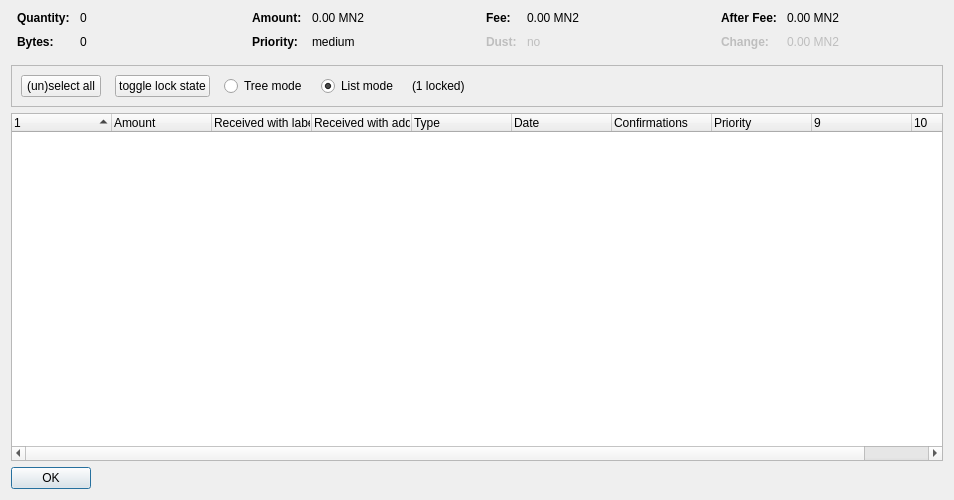
<?xml version="1.0" encoding="UTF-8"?>
<ui version="4.0">
 <class>CoinControlDialog</class>
 <widget class="QDialog" name="CoinControlDialog">
  <property name="geometry">
   <rect>
    <x>0</x>
    <y>0</y>
    <width>954</width>
    <height>500</height>
   </rect>
  </property>
  <property name="windowTitle">
   <string>Coin Selection</string>
  </property>
  <layout class="QVBoxLayout" name="verticalLayout">
   <item>
    <layout class="QHBoxLayout" name="horizontalLayoutTop" stretch="0,0,0,0">
     <property name="topMargin">
      <number>0</number>
     </property>
     <property name="bottomMargin">
      <number>10</number>
     </property>
     <item>
      <layout class="QFormLayout" name="formLayoutCoinControl1">
       <property name="horizontalSpacing">
        <number>10</number>
       </property>
       <property name="verticalSpacing">
        <number>10</number>
       </property>
       <property name="leftMargin">
        <number>6</number>
       </property>
       <property name="rightMargin">
        <number>6</number>
       </property>
       <item row="0" column="0">
        <widget class="QLabel" name="labelCoinControlQuantityText">
         <property name="font">
          <font>
           <weight>75</weight>
           <bold>true</bold>
          </font>
         </property>
         <property name="text">
          <string>Quantity:</string>
         </property>
        </widget>
       </item>
       <item row="0" column="1">
        <widget class="QLabel" name="labelCoinControlQuantity">
         <property name="cursor">
          <cursorShape>IBeamCursor</cursorShape>
         </property>
         <property name="contextMenuPolicy">
          <enum>Qt::ActionsContextMenu</enum>
         </property>
         <property name="text">
          <string notr="true">0</string>
         </property>
         <property name="textInteractionFlags">
          <set>Qt::LinksAccessibleByMouse|Qt::TextSelectableByKeyboard|Qt::TextSelectableByMouse</set>
         </property>
        </widget>
       </item>
       <item row="1" column="0">
        <widget class="QLabel" name="labelCoinControlBytesText">
         <property name="font">
          <font>
           <weight>75</weight>
           <bold>true</bold>
          </font>
         </property>
         <property name="text">
          <string>Bytes:</string>
         </property>
        </widget>
       </item>
       <item row="1" column="1">
        <widget class="QLabel" name="labelCoinControlBytes">
         <property name="cursor">
          <cursorShape>IBeamCursor</cursorShape>
         </property>
         <property name="contextMenuPolicy">
          <enum>Qt::ActionsContextMenu</enum>
         </property>
         <property name="text">
          <string notr="true">0</string>
         </property>
         <property name="textInteractionFlags">
          <set>Qt::LinksAccessibleByMouse|Qt::TextSelectableByKeyboard|Qt::TextSelectableByMouse</set>
         </property>
        </widget>
       </item>
      </layout>
     </item>
     <item>
      <layout class="QFormLayout" name="formLayoutCoinControl2">
       <property name="horizontalSpacing">
        <number>10</number>
       </property>
       <property name="verticalSpacing">
        <number>10</number>
       </property>
       <property name="leftMargin">
        <number>6</number>
       </property>
       <property name="rightMargin">
        <number>6</number>
       </property>
       <item row="0" column="0">
        <widget class="QLabel" name="labelCoinControlAmountText">
         <property name="font">
          <font>
           <weight>75</weight>
           <bold>true</bold>
          </font>
         </property>
         <property name="text">
          <string>Amount:</string>
         </property>
        </widget>
       </item>
       <item row="0" column="1">
        <widget class="QLabel" name="labelCoinControlAmount">
         <property name="cursor">
          <cursorShape>IBeamCursor</cursorShape>
         </property>
         <property name="contextMenuPolicy">
          <enum>Qt::ActionsContextMenu</enum>
         </property>
         <property name="text">
          <string notr="true">0.00 MN2</string>
         </property>
         <property name="textInteractionFlags">
          <set>Qt::LinksAccessibleByMouse|Qt::TextSelectableByKeyboard|Qt::TextSelectableByMouse</set>
         </property>
        </widget>
       </item>
       <item row="1" column="0">
        <widget class="QLabel" name="labelCoinControlPriorityText">
         <property name="font">
          <font>
           <weight>75</weight>
           <bold>true</bold>
          </font>
         </property>
         <property name="text">
          <string>Priority:</string>
         </property>
        </widget>
       </item>
       <item row="1" column="1">
        <widget class="QLabel" name="labelCoinControlPriority">
         <property name="cursor">
          <cursorShape>IBeamCursor</cursorShape>
         </property>
         <property name="contextMenuPolicy">
          <enum>Qt::ActionsContextMenu</enum>
         </property>
         <property name="text">
          <string>medium</string>
         </property>
         <property name="textInteractionFlags">
          <set>Qt::LinksAccessibleByMouse|Qt::TextSelectableByKeyboard|Qt::TextSelectableByMouse</set>
         </property>
        </widget>
       </item>
      </layout>
     </item>
     <item>
      <layout class="QFormLayout" name="formLayoutCoinControl3">
       <property name="horizontalSpacing">
        <number>10</number>
       </property>
       <property name="verticalSpacing">
        <number>10</number>
       </property>
       <property name="leftMargin">
        <number>6</number>
       </property>
       <property name="rightMargin">
        <number>6</number>
       </property>
       <item row="0" column="0">
        <widget class="QLabel" name="labelCoinControlFeeText">
         <property name="font">
          <font>
           <weight>75</weight>
           <bold>true</bold>
          </font>
         </property>
         <property name="text">
          <string>Fee:</string>
         </property>
        </widget>
       </item>
       <item row="0" column="1">
        <widget class="QLabel" name="labelCoinControlFee">
         <property name="cursor">
          <cursorShape>IBeamCursor</cursorShape>
         </property>
         <property name="contextMenuPolicy">
          <enum>Qt::ActionsContextMenu</enum>
         </property>
         <property name="text">
          <string notr="true">0.00 MN2</string>
         </property>
         <property name="textInteractionFlags">
          <set>Qt::LinksAccessibleByMouse|Qt::TextSelectableByKeyboard|Qt::TextSelectableByMouse</set>
         </property>
        </widget>
       </item>
       <item row="1" column="0">
        <widget class="QLabel" name="labelCoinControlLowOutputText">
         <property name="enabled">
          <bool>false</bool>
         </property>
         <property name="font">
          <font>
           <weight>75</weight>
           <bold>true</bold>
          </font>
         </property>
         <property name="text">
          <string>Dust:</string>
         </property>
        </widget>
       </item>
       <item row="1" column="1">
        <widget class="QLabel" name="labelCoinControlLowOutput">
         <property name="enabled">
          <bool>false</bool>
         </property>
         <property name="cursor">
          <cursorShape>IBeamCursor</cursorShape>
         </property>
         <property name="contextMenuPolicy">
          <enum>Qt::ActionsContextMenu</enum>
         </property>
         <property name="text">
          <string>no</string>
         </property>
         <property name="textInteractionFlags">
          <set>Qt::LinksAccessibleByMouse|Qt::TextSelectableByKeyboard|Qt::TextSelectableByMouse</set>
         </property>
        </widget>
       </item>
      </layout>
     </item>
     <item>
      <layout class="QFormLayout" name="formLayoutCoinControl4">
       <property name="horizontalSpacing">
        <number>10</number>
       </property>
       <property name="verticalSpacing">
        <number>10</number>
       </property>
       <property name="leftMargin">
        <number>6</number>
       </property>
       <property name="rightMargin">
        <number>6</number>
       </property>
       <item row="0" column="0">
        <widget class="QLabel" name="labelCoinControlAfterFeeText">
         <property name="font">
          <font>
           <weight>75</weight>
           <bold>true</bold>
          </font>
         </property>
         <property name="text">
          <string>After Fee:</string>
         </property>
        </widget>
       </item>
       <item row="0" column="1">
        <widget class="QLabel" name="labelCoinControlAfterFee">
         <property name="cursor">
          <cursorShape>IBeamCursor</cursorShape>
         </property>
         <property name="contextMenuPolicy">
          <enum>Qt::ActionsContextMenu</enum>
         </property>
         <property name="text">
          <string notr="true">0.00 MN2</string>
         </property>
         <property name="textInteractionFlags">
          <set>Qt::LinksAccessibleByMouse|Qt::TextSelectableByKeyboard|Qt::TextSelectableByMouse</set>
         </property>
        </widget>
       </item>
       <item row="1" column="0">
        <widget class="QLabel" name="labelCoinControlChangeText">
         <property name="enabled">
          <bool>false</bool>
         </property>
         <property name="font">
          <font>
           <weight>75</weight>
           <bold>true</bold>
          </font>
         </property>
         <property name="text">
          <string>Change:</string>
         </property>
        </widget>
       </item>
       <item row="1" column="1">
        <widget class="QLabel" name="labelCoinControlChange">
         <property name="enabled">
          <bool>false</bool>
         </property>
         <property name="cursor">
          <cursorShape>IBeamCursor</cursorShape>
         </property>
         <property name="contextMenuPolicy">
          <enum>Qt::ActionsContextMenu</enum>
         </property>
         <property name="text">
          <string notr="true">0.00 MN2</string>
         </property>
         <property name="textInteractionFlags">
          <set>Qt::LinksAccessibleByMouse|Qt::TextSelectableByKeyboard|Qt::TextSelectableByMouse</set>
         </property>
        </widget>
       </item>
      </layout>
     </item>
    </layout>
   </item>
   <item>
    <widget class="QFrame" name="frame">
     <property name="minimumSize">
      <size>
       <width>0</width>
       <height>40</height>
      </size>
     </property>
     <property name="frameShape">
      <enum>QFrame::StyledPanel</enum>
     </property>
     <property name="frameShadow">
      <enum>QFrame::Sunken</enum>
     </property>
     <layout class="QHBoxLayout" name="horizontalLayout">
      <item>
       <layout class="QHBoxLayout" name="horizontalLayoutPanel" stretch="0,0,0,0,0,0">
        <property name="spacing">
         <number>14</number>
        </property>
        <item>
         <widget class="QPushButton" name="pushButtonSelectAll">
          <property name="sizePolicy">
           <sizepolicy hsizetype="Maximum" vsizetype="Fixed">
            <horstretch>0</horstretch>
            <verstretch>0</verstretch>
           </sizepolicy>
          </property>
          <property name="text">
           <string>(un)select all</string>
          </property>
          <property name="autoDefault">
           <bool>false</bool>
          </property>
         </widget>
        </item>
        <item>
         <widget class="QPushButton" name="pushButtonToggleLock">
          <property name="sizePolicy">
           <sizepolicy hsizetype="Maximum" vsizetype="Fixed">
            <horstretch>0</horstretch>
            <verstretch>0</verstretch>
           </sizepolicy>
          </property>
          <property name="text">
           <string>toggle lock state</string>
          </property>
          <property name="autoDefault">
           <bool>false</bool>
          </property>
         </widget>
        </item>
        <item>
         <widget class="QRadioButton" name="radioTreeMode">
          <property name="sizePolicy">
           <sizepolicy hsizetype="Maximum" vsizetype="Fixed">
            <horstretch>0</horstretch>
            <verstretch>0</verstretch>
           </sizepolicy>
          </property>
          <property name="text">
           <string>Tree mode</string>
          </property>
         </widget>
        </item>
        <item>
         <widget class="QRadioButton" name="radioListMode">
          <property name="sizePolicy">
           <sizepolicy hsizetype="Maximum" vsizetype="Fixed">
            <horstretch>0</horstretch>
            <verstretch>0</verstretch>
           </sizepolicy>
          </property>
          <property name="text">
           <string>List mode</string>
          </property>
          <property name="checked">
           <bool>true</bool>
          </property>
         </widget>
        </item>
        <item>
         <widget class="QLabel" name="labelLocked">
          <property name="text">
           <string>(1 locked)</string>
          </property>
         </widget>
        </item>
        <item>
         <spacer name="horizontalSpacer">
          <property name="orientation">
           <enum>Qt::Horizontal</enum>
          </property>
          <property name="sizeHint" stdset="0">
           <size>
            <width>40</width>
            <height>20</height>
           </size>
          </property>
         </spacer>
        </item>
       </layout>
      </item>
     </layout>
    </widget>
   </item>
   <item>
    <widget class="CoinControlTreeWidget" name="treeWidget">
     <property name="contextMenuPolicy">
      <enum>Qt::CustomContextMenu</enum>
     </property>
     <property name="sortingEnabled">
      <bool>false</bool>
     </property>
     <property name="columnCount">
      <number>10</number>
     </property>
     <attribute name="headerShowSortIndicator" stdset="0">
      <bool>true</bool>
     </attribute>
     <attribute name="headerStretchLastSection">
      <bool>false</bool>
     </attribute>
     <column>
      <property name="text">
       <string/>
      </property>
     </column>
     <column>
      <property name="text">
       <string>Amount</string>
      </property>
     </column>
     <column>
      <property name="text">
       <string>Received with label</string>
      </property>
     </column>
     <column>
      <property name="text">
       <string>Received with address</string>
      </property>
     </column>
     <column>
      <property name="text">
       <string>Type</string>
      </property>
     </column>
     <column>
      <property name="text">
       <string>Date</string>
      </property>
     </column>
     <column>
      <property name="text">
       <string>Confirmations</string>
      </property>
      <property name="toolTip">
       <string>Confirmed</string>
      </property>
     </column>
     <column>
      <property name="text">
       <string>Priority</string>
      </property>
     </column>
     <column>
      <property name="text">
       <string/>
      </property>
     </column>
     <column>
      <property name="text">
       <string/>
      </property>
     </column>
    </widget>
   </item>
   <item>
    <widget class="QDialogButtonBox" name="buttonBox">
     <property name="sizePolicy">
      <sizepolicy hsizetype="Maximum" vsizetype="Fixed">
       <horstretch>0</horstretch>
       <verstretch>0</verstretch>
      </sizepolicy>
     </property>
     <property name="orientation">
      <enum>Qt::Horizontal</enum>
     </property>
     <property name="standardButtons">
      <set>QDialogButtonBox::Ok</set>
     </property>
    </widget>
   </item>
  </layout>
 </widget>
 <customwidgets>
  <customwidget>
   <class>CoinControlTreeWidget</class>
   <extends>QTreeWidget</extends>
   <header>coincontroltreewidget.h</header>
  </customwidget>
 </customwidgets>
 <resources/>
 <connections/>
</ui>
